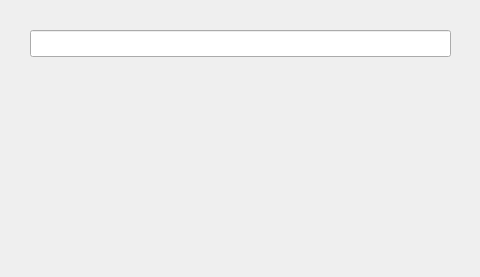
<?xml version="1.0" encoding="UTF-8"?>
<ui version="4.0">
 <class>UserTypeView</class>
 <widget class="QWidget" name="UserTypeView">
  <property name="geometry">
   <rect>
    <x>0</x>
    <y>0</y>
    <width>480</width>
    <height>277</height>
   </rect>
  </property>
  <property name="windowTitle">
   <string>Form</string>
  </property>
  <widget class="QLineEdit" name="lineEdit">
   <property name="geometry">
    <rect>
     <x>30</x>
     <y>30</y>
     <width>421</width>
     <height>27</height>
    </rect>
   </property>
  </widget>
 </widget>
 <resources/>
 <connections/>
</ui>
